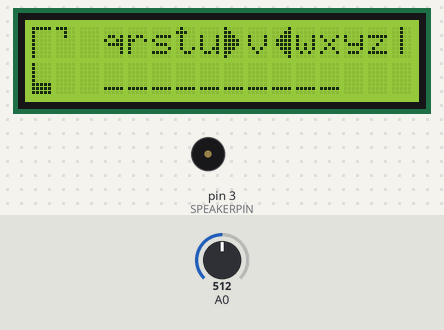
A sketch run on a simulated Arduino Uno, built with avr-gcc and run on an emulated ATmega328P. Shown: 16×2 character LCD, buzzer (waves = sounding, pin HIGH). The inputs (shaded band) are chosen by the test bench; at power-on: A0 = 512. Random numbers use the default seed unless the sketch sets one; what the sketch prints to the serial monitor is not drawn.

Above: at 3.2 s.
3.3 s: A0 set to 588
5.4 s: A0 set to 612
At 6.8 s:
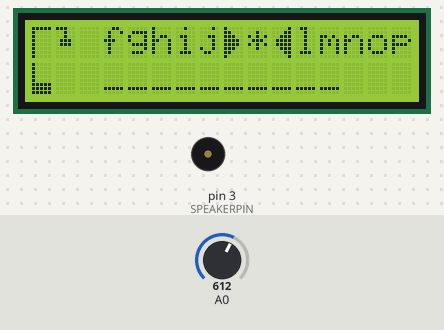
7.6 s: A0 set to 592
At 7.95 s:
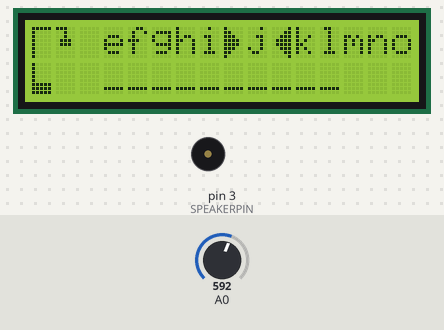
9.9 s: A0 set to 716
At 11.5 s:
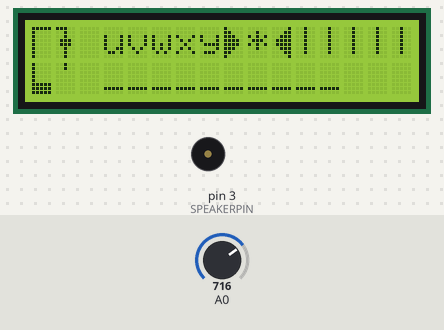
Timing chart, 0 to 13.0 s (numbered marks = the images above; inputs shaded):
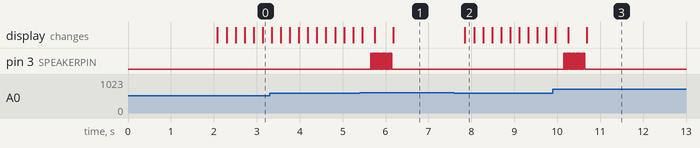

The sketch:

Hangman.ino
```cpp
// Hangmanduino
// =======================================================================================
// This sketch allows you to play hangman on your Arduino. There is a small list of words
// defined in a variable, which the program randomly selects from. A potentiometer is used
// for scrolling through the alphabet and a tactile switch for making selections. When you
// select the letter, the program displays a * instead of the letter and you aren't allowed
// to make that selection again. If you guess the word, you win and the board is reset. If
// you guess too many wrong, game over and the board is reset. If you hold the select button
// for 2 seconds, the board is reset.
//
// For more information, please visit my website: www.nerdybynature.com
//
// Written By: Dan Wagoner
// Date: 08/22/2009
//
//
// References
// ----------------------------------------------------------------------------------------
// Debounce code from David A. Mellis' / Limor Fried example in the Arduino examples
// String library written by Hernando Barragan - http://www.arduino.cc/en/Tutorial/TextString
//

#include <LiquidCrystal.h>

#define SPEAKERPIN 3
#define NUMWORDS 10

//define notes for buzzer
#define LOWNOTE 100
#define ALOW 440
#define CLOW 261
#define ELOW 329
#define FLOW 349
#define CHIGH 523
#define EHIGH 659
#define GHIGH 784
#define FSHIGH 740
#define AHIGH 880

#define btnRight     0
#define btnUp        1
#define btnDown      2
#define btnLeft      3
#define btnSelect    4
#define btnNone      5


void(* resetFunc) (void) = 0;             //declare reset function @ address 0

const char* words[] = {"atmosphere", "verbatim", "postscript", "deadline", "censorship", "shorthand", "monkey", "dickhead", "dilemma", "interface"};
const char letterVal[] = "abcdefghijklmnopqrstuvwxyz";
char guessLetter;
char guessLast;
char guessed[25];
char* secretWord;
int guessedCount = 1;
int wordSize;
int gotOne = 0;
int alreadyGuessed = 0;
int showAsterisk = 0;
int buttonState;
int hangman = 0;
int totalRight = 0;
int sel = 0;
int prevKey = btnNone;
unsigned long lastDebounceTime = 0;

//LiquidCrystal lcd(12, 11, 2, 7, 8, 9, 10);
LiquidCrystal lcd(8, 9, 4, 5, 6, 7);

String guessWord = String(10);

// hangman graphic characters
byte topleft[] = { 0x1F, 0x10, 0x10, 0x10, 0x10, 0x10, 0x10, 0x10 };
byte topright[] = { 0x1C, 0x04, 0x04, 0x00, 0x00, 0x00, 0x00, 0x00 };
byte bottomleft[] = { 0x10, 0x10, 0x10, 0x10, 0x10, 0x1F, 0x1F, 0x1F };
byte bottomright[] = { 0x00, 0x00, 0x00, 0x00, 0x00, 0x00, 0x00, 0x00 };
byte head[] = { 0x1C, 0x04, 0x04, 0x0E, 0x0E, 0x00, 0x00, 0x00 };
byte topbody[] = { 0x1C, 0x04, 0x04, 0x0E, 0x0E, 0x04, 0x04, 0x04 };
byte bottombody[] = { 0x04, 0x04, 0x00, 0x00, 0x00, 0x00, 0x00, 0x00 };
byte rightarm[] = { 0x1C, 0x04, 0x04, 0x0E, 0x0E, 0x05, 0x06, 0x04 };
byte leftarm[] = { 0x1C, 0x04, 0x04, 0x0E, 0x0E, 0x15, 0x0E, 0x04 };
byte rightleg[] = { 0x04, 0x04, 0x02, 0x02, 0x01, 0x00, 0x00, 0x00 };
byte leftleg[] = { 0x04, 0x04, 0x0A, 0x0A, 0x11, 0x00, 0x00, 0x00 };
byte leftarrow[] = { 0x10, 0x18, 0x1C, 0x1E, 0x1E, 0x1C, 0x18, 0x10 };
byte rightarrow[] = { 0x01, 0x03, 0x07, 0x0F, 0x0F, 0x07, 0x03, 0x01 };

void setup()
{

  Serial.begin(9600);
  pinMode (SPEAKERPIN, OUTPUT);

  lcd.begin(16, 2);

  lcd.clear();
  lcd.setCursor(2, 0);
  lcd.print("HANGMANDUINO");
  delay(2000);

  // pick a random word using analog 5 for random data
  randomSeed(analogRead(5));
  newWord();

  //draw the board
  draw_board();
}

void newWord() {

  //pick a random word from the list
  int pick = random(NUMWORDS);
  const char* pickWord = words[pick];
  guessWord = pickWord;
  //secretWord = guessWord.getChars();
  wordSize = guessWord.length();
  Serial.println(guessWord);          // print the word to serial for cheaters like me ;)
}

void draw_board() {

  // define the custom characters
  lcd.createChar(0, topleft);
  lcd.createChar(1, topright);
  lcd.createChar(2, bottomleft);
  lcd.createChar(3, bottomright);
  lcd.createChar(4, leftarrow);
  lcd.createChar(5, rightarrow);

  // draw blank hangman table
  lcd.clear();
  lcd.home();
  lcd.write(byte(0));
  lcd.write(1);
  lcd.setCursor(0, 1);
  lcd.write(2);
  lcd.write(3);

  // print underlines
  lcd.setCursor(3, 1);
  for (int x = 0; x < wordSize; x++) {
    lcd.print("_");
  }
}

void loop() {
  // letter selection via potentiometer
  //int potVal = analogRead(POTPIN) / 40;      // 1024 / 26 ~= 39
  int potVal = sel; //Hack to use lcd keypad shield buttons
  guessLetter = letterVal[potVal];

  // if letter is different from last, print to lcd
  // this prevents from printing the same char over and over
  if (guessLetter != guessLast) {
    guessLast = guessLetter;
    showAsterisk = 0;

    // cycle through all guessed letters and determine whether to show * or the letter
    for (int x = 0; x < guessedCount; x++) {
      if (guessLetter == guessed[x]) {
        showAsterisk = 1;
      }
    }
    // print letters to the left of selected letter
    lcd.setCursor(3, 0);
    for (int x = 5; x >= 1 ; x--) {
      if (potVal - x >= 0) {
        lcd.print(letterVal[potVal - x]);
      }
      else {
        lcd.print("|");
      }
    }

    // print left arrow
    lcd.write(4);

    // print the letter
    if (showAsterisk == 0) {
      lcd.setCursor(9, 0);
      lcd.print(guessLetter);
      alreadyGuessed = 0;
    }
    // print a *
    else {
      lcd.setCursor(9, 0);
      lcd.print("*");
      alreadyGuessed = 1;
    }

    // print right arrow
    lcd.write(5);

    // print letters to the right of selected letter
    lcd.setCursor(11, 0);
    for (int x = 1; x <= 5 ; x++) {
      if (potVal + x <= 25) {
        lcd.print(letterVal[potVal + x]);
      }
      else {
        lcd.print("|");
      }
    }
  }

  int k = inkeys();
  if ( k == btnSelect ) {
    gotOne = 0;
    if (alreadyGuessed == 0) {
      alreadyGuessed = 1;
      lcd.setCursor(9, 0);
      lcd.print("*");
      char buf[wordSize+1];
      guessWord.toCharArray(buf,wordSize+1);
      for (int i = 0; i < wordSize; i++) {
        if (buf[i] == guessLetter) {
          lcd.setCursor(i + 3, 1);
          lcd.print(guessLetter);
          gotOne = 1;
          totalRight = totalRight + 1;
        }
      }

      // add letter to guessed letter array
      guessed[guessedCount] = guessLetter;
      guessedCount++;

      // none of the letters match, draw the next body part on the hangman
      if (gotOne == 0) {
        buzz(LOWNOTE, 500);
        hangman++;
        draw_hangman(hangman);
      }
      else {
        // letter is in word, sound buzzer
        buzz(FSHIGH, 30);
        buzz(AHIGH, 50);
      }

      //all letters have been guessed...WIN!
      if (totalRight == wordSize) {
        gameOver(1);
      }
    }
    // this letter has already been guessed, sound buzzer
  } else if (k == btnRight) {
    if (sel > 24) {
      sel = 0;
    } else {
      sel++;
    }
  } else if (k == btnLeft) {
    if (sel <= 0) {
      sel = 25;
    } else {
      sel--;
    }
  }
}

void draw_hangman(int var) {

  switch (var) {
    case 1:
      lcd.createChar(1, head);           // head
      break;
    case 2:
      lcd.createChar(1, topbody);        // body
      lcd.createChar(3, bottombody);
      break;
    case 3:
      lcd.createChar(1, rightarm);       // right arm
      break;
    case 4:
      lcd.createChar(1, leftarm);        // left arm
      break;
    case 5:
      lcd.createChar(3, rightleg);       // right leg
      break;
    case 6:
      lcd.createChar(3, leftleg);        // left leg
      break;
    case 7:
      gameOver(0);
    default:
      break;
  }
}

void gameOver(int whatToDo) {

  // decide whether win, lose or restart game
  switch (whatToDo) {
    case 0:  // GAME OVER
      lcd.clear();
      lcd.setCursor(6, 0);
      lcd.print("GAME");
      lcd.setCursor(6, 1);
      lcd.print("OVER");

      //buzzer sound
      buzz(ELOW, 500);                  // GAME OVER!
      buzz(CLOW, 1000);                 // sound buzzer
      break;
    case 1:  // WINNER
      lcd.clear();
      lcd.setCursor(4, 0);
      lcd.print("HANGMAN");
      lcd.setCursor(4, 1);
      lcd.print("MASTER!");

      // buzzer sound
      buzz(ALOW, 150);
      buzz(CHIGH, 150);
      buzz(EHIGH, 150);
      buzz(AHIGH, 150);
      delay(150);
      buzz(GHIGH, 150);
      buzz(AHIGH, 500);
  }
  delay(2000);
  resetFunc();      // reset arduino for a new game
}

void buzz (int frequencyInHertz, long timeInMilliseconds) {
  Serial.println(frequencyInHertz);
  long delayAmount = (long)(1000000 / frequencyInHertz);
  long loopTime = (long)((timeInMilliseconds * 1000) / (delayAmount * 2));
  for (int x = 0; x < loopTime; x++) {
    digitalWrite(SPEAKERPIN, HIGH);
    delayMicroseconds(delayAmount);
    digitalWrite(SPEAKERPIN, LOW);
    delayMicroseconds(delayAmount);
  }
  delay(20);
}

int getKey() {
  int b = analogRead(A0);
  if (b > 1000) return btnNone;
  delay(8);
  if (b < 66) return btnRight;
  if (b < 221) return btnUp;
  if (b < 396) return btnDown;
  if (b < 602) return btnLeft;
  if (b < 902) return btnSelect;
}


int inkeys() {
  int k = getKey();
  while (k == btnNone) {
    k = getKey();
    delay(10);
  }
  delay(200); //debounce
  return k;
}
```

Measured:
- the behaviour switches between 601 and 602 on A0 (found by bisection; images 0 and 1)
- after the input at 5.4 s, pin 3 (SPEAKERPIN): alternates HIGH for 0.01 s and LOW for 0.01 s, 50 changes in all, then stays LOW, starting after 0.25 s
- after the input at 7.6 s, the display: changes after 0.24 s (image 2)
- after the input at 9.9 s, pin 3 (SPEAKERPIN): alternates HIGH for 0.01 s and LOW for 0.01 s, 50 changes in all, then stays LOW, starting after 0.25 s
